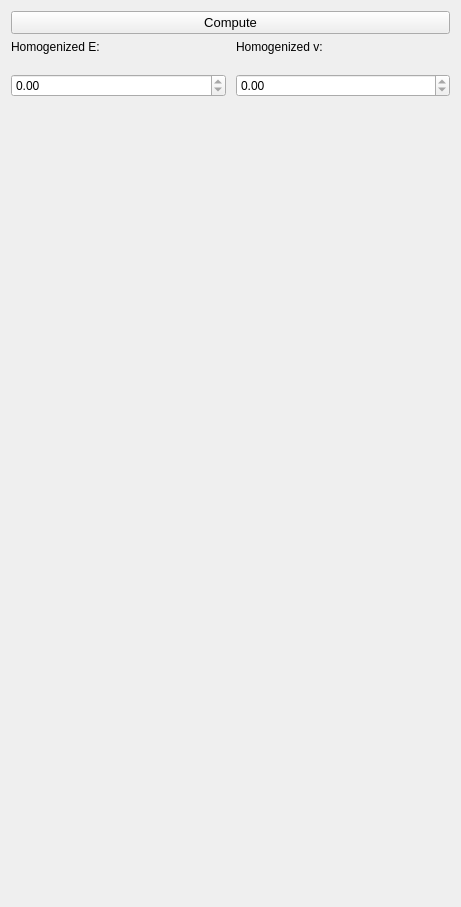
              <widget class="QWidget" name="page_6">
               <property name="geometry">
                <rect>
                 <x>0</x>
                 <y>0</y>
                 <width>461</width>
                 <height>907</height>
                </rect>
               </property>
               <attribute name="label">
                <string>Homogenization</string>
               </attribute>
               <layout class="QGridLayout" name="gridLayout_11">
                <item row="0" column="0">
                 <widget class="QPushButton" name="pushButton">
                  <property name="font">
                   <font>
                    <family>Segoe UI</family>
                    <pointsize>10</pointsize>
                    <weight>50</weight>
                    <bold>false</bold>
                   </font>
                  </property>
                  <property name="text">
                   <string>Compute</string>
                  </property>
                 </widget>
                </item>
                <item row="1" column="0">
                 <layout class="QGridLayout" name="gridLayout_10">
                  <property name="horizontalSpacing">
                   <number>10</number>
                  </property>
                  <property name="verticalSpacing">
                   <number>20</number>
                  </property>
                  <item row="0" column="0">
                   <widget class="QLabel" name="label_32">
                    <property name="font">
                     <font>
                      <family>Segoe UI</family>
                      <pointsize>9</pointsize>
                     </font>
                    </property>
                    <property name="text">
                     <string>Homogenized E:</string>
                    </property>
                   </widget>
                  </item>
                  <item row="1" column="0">
                   <widget class="QDoubleSpinBox" name="designer_homogenized_youngs_modulus_double_spinbox">
                    <property name="font">
                     <font>
                      <family>Segoe UI</family>
                     </font>
                    </property>
                    <property name="readOnly">
                     <bool>true</bool>
                    </property>
                    <property name="minimum">
                     <double>-10000000.000000000000000</double>
                    </property>
                    <property name="maximum">
                     <double>100000000.000000000000000</double>
                    </property>
                   </widget>
                  </item>
                  <item row="0" column="1">
                   <widget class="QLabel" name="label_33">
                    <property name="font">
                     <font>
                      <family>Segoe UI</family>
                      <pointsize>9</pointsize>
                     </font>
                    </property>
                    <property name="text">
                     <string>Homogenized v:</string>
                    </property>
                   </widget>
                  </item>
                  <item row="2" column="0" colspan="2">
                   <spacer name="verticalSpacer_4">
                    <property name="orientation">
                     <enum>Qt::Vertical</enum>
                    </property>
                    <property name="sizeHint" stdset="0">
                     <size>
                      <width>20</width>
                      <height>40</height>
                     </size>
                    </property>
                   </spacer>
                  </item>
                  <item row="1" column="1">
                   <widget class="QDoubleSpinBox" name="designer_homogenized_poissons_ratio_double_spinbox">
                    <property name="font">
                     <font>
                      <family>Segoe UI</family>
                     </font>
                    </property>
                    <property name="readOnly">
                     <bool>true</bool>
                    </property>
                    <property name="minimum">
                     <double>-10000000.000000000000000</double>
                    </property>
                    <property name="maximum">
                     <double>100000000.000000000000000</double>
                    </property>
                   </widget>
                  </item>
                 </layout>
                </item>
               </layout>
              </widget>
